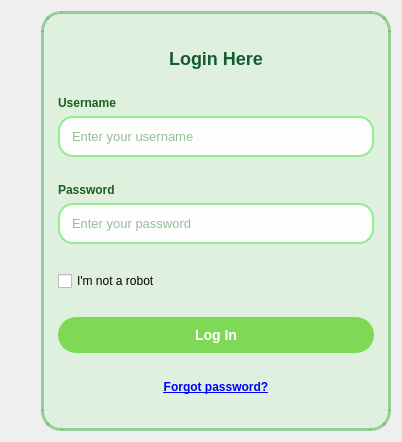
      <widget class="QWidget" name="pageLogin">
       <property name="styleSheet">
        <string notr="true">
  QWidget#pageLogin {
            border-image: url(:/p1.png);
            background-position: center;
            background-repeat: no-repeat;
         }
         QFrame#loginFrame {
            background-color: rgba(220, 240, 220, 220);
            border-radius: 20px;
            border: 3px solid rgba(100, 180, 100, 150);
            padding: 5px;
         }
         QLabel { color: #1B5E20; font-weight: bold; }
         QLabel#label_title { color: #145A32; font-size: 18px; }
         QLineEdit {
            background: rgba(255, 255, 255, 240);
            border-radius: 15px;
            padding: 10px;
            border: 2px solid #90EE90;
            font-size: 13px;
            color: #2E7D32;
         }
         QPushButton#pushButton_login {
            background-color: #7ED957;
            color: white;
            border-radius: 18px;
            padding: 10px;
            font-weight: bold;
            font-size: 14px;
         }
        </string>
       </property>
       <layout class="QHBoxLayout" name="loginLayout">
        <item>
         <spacer name="loginLeftSpacer">
          <property name="orientation">
           <enum>Qt::Orientation::Horizontal</enum>
          </property>
          <property name="sizeHint" stdset="0">
           <size>
            <width>30</width>
            <height>20</height>
           </size>
          </property>
         </spacer>
        </item>
        <item>
         <widget class="QFrame" name="loginFrame">
          <property name="minimumSize">
           <size>
            <width>350</width>
            <height>420</height>
           </size>
          </property>
          <property name="maximumSize">
           <size>
            <width>350</width>
            <height>420</height>
           </size>
          </property>
          <property name="styleSheet">
           <string notr="true"/>
          </property>
          <layout class="QVBoxLayout" name="loginFrameLayout">
           <item>
            <spacer name="loginTopSpacer">
             <property name="orientation">
              <enum>Qt::Orientation::Vertical</enum>
             </property>
             <property name="sizeHint" stdset="0">
              <size>
               <width>20</width>
               <height>15</height>
              </size>
             </property>
            </spacer>
           </item>
           <item>
            <widget class="QLabel" name="label_title">
             <property name="text">
              <string>Login Here</string>
             </property>
             <property name="alignment">
              <set>Qt::AlignmentFlag::AlignCenter</set>
             </property>
            </widget>
           </item>
           <item>
            <spacer name="loginTitleSpacer">
             <property name="orientation">
              <enum>Qt::Orientation::Vertical</enum>
             </property>
             <property name="sizeHint" stdset="0">
              <size>
               <width>20</width>
               <height>15</height>
              </size>
             </property>
            </spacer>
           </item>
           <item>
            <widget class="QLabel" name="label_username">
             <property name="text">
              <string>Username</string>
             </property>
            </widget>
           </item>
           <item>
            <widget class="QLineEdit" name="lineEdit_username">
             <property name="placeholderText">
              <string>Enter your username</string>
             </property>
            </widget>
           </item>
           <item>
            <spacer name="loginUsernameSpacer">
             <property name="orientation">
              <enum>Qt::Orientation::Vertical</enum>
             </property>
             <property name="sizeHint" stdset="0">
              <size>
               <width>20</width>
               <height>10</height>
              </size>
             </property>
            </spacer>
           </item>
           <item>
            <widget class="QLabel" name="label_password">
             <property name="text">
              <string>Password</string>
             </property>
            </widget>
           </item>
           <item>
            <widget class="QLineEdit" name="lineEdit_password">
             <property name="echoMode">
              <enum>QLineEdit::EchoMode::Password</enum>
             </property>
             <property name="placeholderText">
              <string>Enter your password</string>
             </property>
            </widget>
           </item>
           <item>
            <spacer name="loginPasswordSpacer">
             <property name="orientation">
              <enum>Qt::Orientation::Vertical</enum>
             </property>
             <property name="sizeHint" stdset="0">
              <size>
               <width>20</width>
               <height>12</height>
              </size>
             </property>
            </spacer>
           </item>
           <item>
            <widget class="QCheckBox" name="checkBox">
             <property name="text">
              <string>I'm not a robot</string>
             </property>
            </widget>
           </item>
           <item>
            <spacer name="loginCheckboxSpacer">
             <property name="orientation">
              <enum>Qt::Orientation::Vertical</enum>
             </property>
             <property name="sizeHint" stdset="0">
              <size>
               <width>20</width>
               <height>15</height>
              </size>
             </property>
            </spacer>
           </item>
           <item>
            <widget class="QPushButton" name="pushButton_login">
             <property name="text">
              <string>Log In</string>
             </property>
            </widget>
           </item>
           <item>
            <spacer name="loginButtonSpacer">
             <property name="orientation">
              <enum>Qt::Orientation::Vertical</enum>
             </property>
             <property name="sizeHint" stdset="0">
              <size>
               <width>20</width>
               <height>10</height>
              </size>
             </property>
            </spacer>
           </item>
           <item>
            <widget class="QLabel" name="label_forgot">
             <property name="text">
              <string>&lt;a href=&quot;#&quot;&gt;Forgot password?&lt;/a&gt;</string>
             </property>
             <property name="textFormat">
              <enum>Qt::TextFormat::RichText</enum>
             </property>
             <property name="alignment">
              <set>Qt::AlignmentFlag::AlignCenter</set>
             </property>
            </widget>
           </item>
           <item>
            <spacer name="loginBottomSpacer">
             <property name="orientation">
              <enum>Qt::Orientation::Vertical</enum>
             </property>
             <property name="sizeHint" stdset="0">
              <size>
               <width>20</width>
               <height>15</height>
              </size>
             </property>
            </spacer>
           </item>
          </layout>
         </widget>
        </item>
       </layout>
      </widget>
